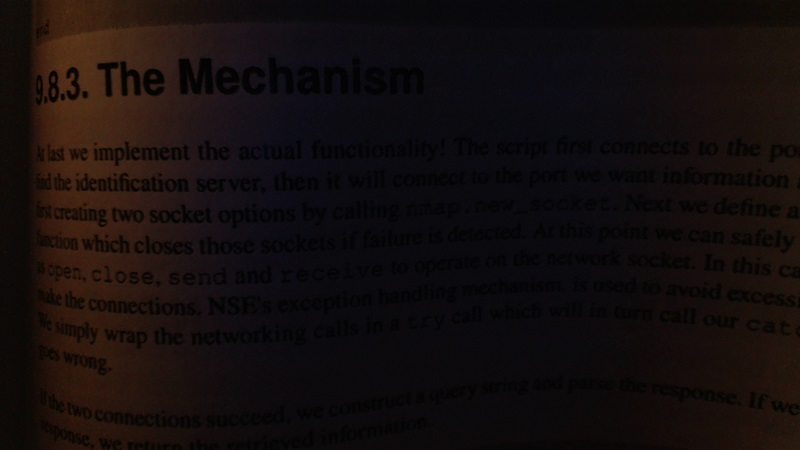
#> input picture 4_threshold/bookpage.jpg, 800 x 450 px
$ python main.py
#> lines starting #> are read from the running program, lines starting #| are printed output that depends on the picture; after the words box and inside, x2 and y2 are one past the last pixel; in counts of white or black regions, pixels touching at a corner belong together
import cv2
import numpy as np

img = cv2.imread("bookpage.jpg",0)
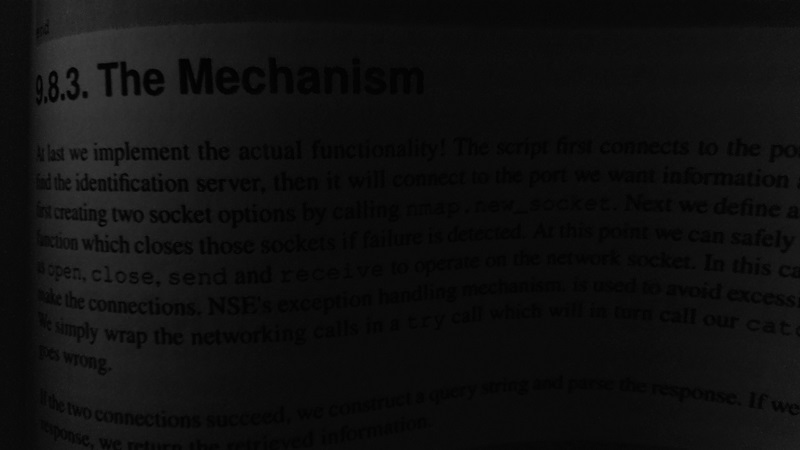
#> img: shape (450, 800); min 0, max 64, mean 15.6

ret, threshold = cv2.threshold(img,12,255,cv2.THRESH_BINARY)
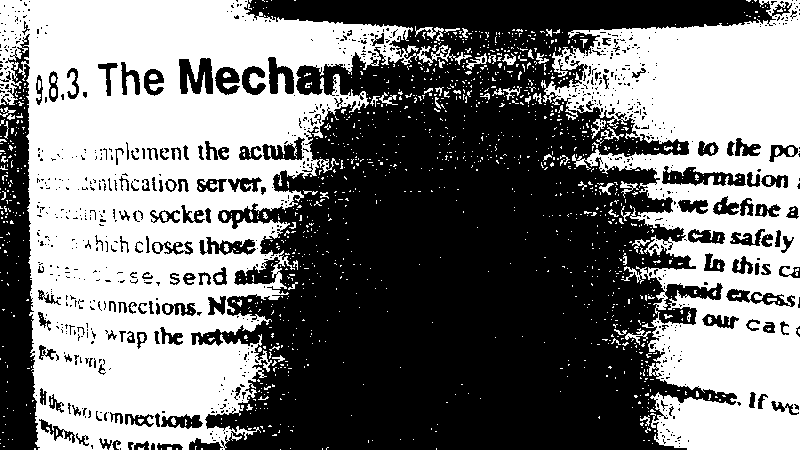
#> threshold: shape (450, 800); 47.3% white; 1332 white regions (1245 under 20 px), largest, box (x1, y1, x2, y2) and area: (0, 0, 472, 450) 102492, (541, 0, 800, 450) 60163, (415, 26, 444, 41) 156

# OTSU Thresholding
ret2, threshold2 = cv2.threshold(img,0,255,cv2.THRESH_BINARY + cv2.THRESH_OTSU)
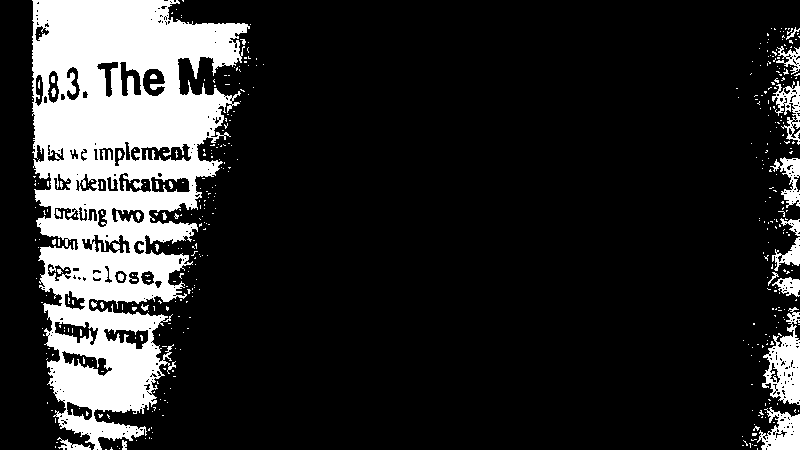
#> threshold2: shape (450, 800); 16.5% white; 428 white regions (399 under 20 px), largest, box (x1, y1, x2, y2) and area: (32, 0, 250, 450) 51813, (762, 307, 800, 405) 1926, (757, 407, 800, 450) 1111
#> ret2 = 22

thresh = cv2.adaptiveThreshold(img,255,cv2.ADAPTIVE_THRESH_GAUSSIAN_C,cv2.THRESH_BINARY,115,0.9)
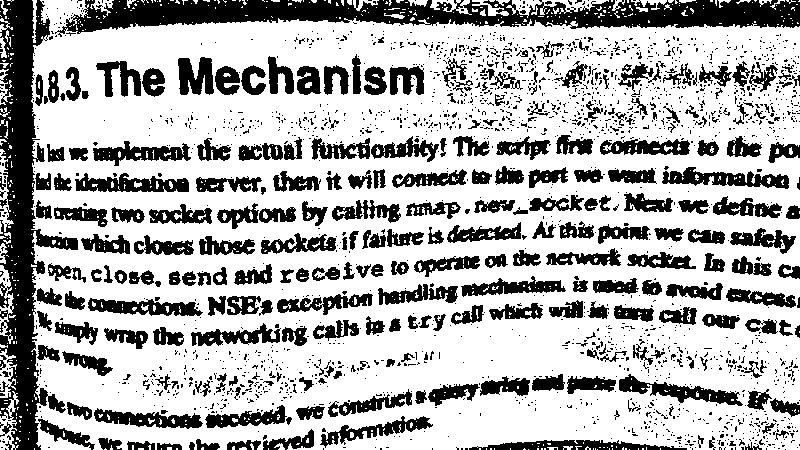
#> thresh: shape (450, 800); 69.3% white; 2145 black regions (1865 under 20 px), largest, box (x1, y1, x2, y2) and area: (55, 0, 800, 37) 14872, (0, 0, 78, 450) 13655, (662, 167, 789, 189) 1363

# cv2.imshow("Binary Image",threshold)
# cv2.imshow("Binary Image OTSU",threshold2)
cv2.imshow("Binary Image Adaptive",thresh)
cv2.imshow("Original image",img)


cv2.waitKey(0)
cv2.destroyAllWindows()
